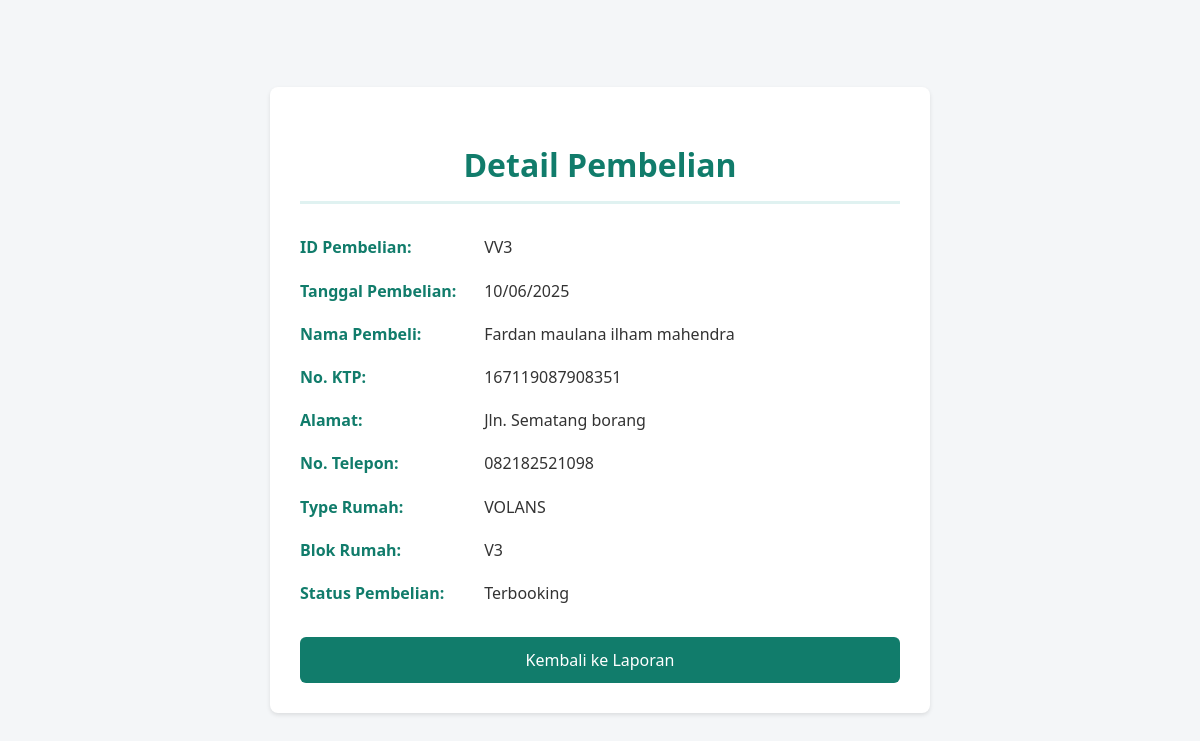
The page /detail_laporan_pembelian.php?id=VV3 on the database its author committed.
### tables this page shows
CREATE TABLE `tb_pembelian` (
  `id_pembelian` varchar(100) NOT NULL,
  `tanggal_pembelian` date NOT NULL,
  `nama_pembeli` varchar(50) NOT NULL,
  `type_rumah` varchar(30) NOT NULL,
  `blok_rumah` varchar(5) NOT NULL,
  `id_unit` int(11) UNSIGNED DEFAULT NULL,
  `status_pembelian` enum('Terbooking','Gagal Booking','terjual') NOT NULL,
  `id_rumah` int(11) UNSIGNED DEFAULT NULL,
  `no_ktp` varchar(20) DEFAULT NULL,
  `alamat` text DEFAULT NULL,
  `telepon` varchar(15) DEFAULT NULL
);

### Detail_Laporan_Pembelian.php (the view, shortened to what this page needs)
<?php
$host = "localhost";
$username = "root";
$password = "";
$database = "db_perumahan";
$conn = new mysqli($host, $username, $password, $database);
$row = null;
if (isset($_GET['id'])) {
    $id_pembelian = $conn->real_escape_string($_GET['id']);
    $sql = "SELECT id_pembelian, tanggal_pembelian, nama_pembeli, no_ktp, alamat, telepon, type_rumah, blok_rumah, status_pembelian
            FROM tb_pembelian
            WHERE id_pembelian = '$id_pembelian'";
    $result = $conn->query($sql);
    if ($result->num_rows == 1) {
        $row = $result->fetch_assoc();
        $row["tanggal_pembelian"] = date('d/m/Y', strtotime($row["tanggal_pembelian"]));
    } else {
        $_SESSION['pesan'] = "<div style='color: red;'>Data pembelian dengan ID '{$id_pembelian}' tidak ditemukan.</div>";
        header("Location: laporan_pembelian.php");
        exit();
    }
} else {
    $_SESSION['pesan'] = "<div style='color: red;'>ID pembelian tidak valid.</div>";
    header("Location: laporan_pembelian.php");
    exit();
}
?>
<!DOCTYPE html>
<html lang="en">
<head>
    <link href="https://cdnjs.cloudflare.com/ajax/libs/font-awesome/5.15.3/css/all.min.css" rel="stylesheet"/>
</head>
<body>
    <div class="detail-container">
        <h2 class="detail-title">Detail Pembelian</h2>
        <div class="detail-info">
            <?php if ($row):  ?>
                <p><strong>ID Pembelian:</strong> <?php echo htmlspecialchars($row["id_pembelian"]); ?></p>
                <p><strong>Tanggal Pembelian:</strong> <?php echo htmlspecialchars($row["tanggal_pembelian"]); ?></p>
                <p><strong>Nama Pembeli:</strong> <?php echo htmlspecialchars($row["nama_pembeli"]); ?></p>
                <p><strong>No. KTP:</strong> <?php echo htmlspecialchars($row["no_ktp"]); ?></p>
                <p><strong>Alamat:</strong> <?php echo htmlspecialchars($row["alamat"]); ?></p>
                <p><strong>No. Telepon:</strong> <?php echo htmlspecialchars($row["telepon"]); ?></p>
                <p><strong>Type Rumah:</strong> <?php echo htmlspecialchars($row["type_rumah"]); ?></p>
                <p><strong>Blok Rumah:</strong> <?php echo htmlspecialchars($row["blok_rumah"]); ?></p>
                <p><strong>Status Pembelian:</strong> <?php echo htmlspecialchars($row["status_pembelian"]); ?></p>
            <?php else: ?>
                <p>Data pembelian tidak tersedia.</p>
            <?php endif; ?>
        </div>
        <a href="laporan_pembelian.php" class="back-button">Kembali ke Laporan</a>
    </div>
</body>
</html>

### Detail_Laporan_Pembelian.php (style rules this page uses)
body { margin: 0; font-family: 'Segoe UI', sans-serif; background-color: #f4f6f8; display: flex; justify-content: center; align-items: center; min-height: 100vh; }
.detail-container { background-color: #fff; padding: 30px; border-radius: 8px; box-shadow: 0 2px 4px rgba(0, 0, 0, 0.1); width: 80%; max-width: 600px; }
.detail-title { font-size: 2em; color: #117c6b; margin-bottom: 30px; font-weight: 700; border-bottom: 3px solid #e0f2f1; padding-bottom: 15px; text-align: center; }
.detail-info p { margin-bottom: 15px; line-height: 1.7; color: #333; font-size: 1em; }
.detail-info strong { font-weight: 600; color: #117c6b; display: inline-block; width: 180px; }
.back-button { display: block; padding: 12px 20px; background-color: #117c6b; color: white; text-decoration: none; border-radius: 6px; margin-top: 30px; text-align: center; font-size: 1em; transition: background-color 0.3s ease; }

### rows shown on the page
tb_pembelian: id_pembelian "VV3", nama_pembeli "Fardan maulana ilham mahendra", no_ktp "167119087908351", alamat "Jln. Sematang borang", telepon "082182521098", type_rumah "VOLANS", blok_rumah "V3", status_pembelian "Terbooking"

### other values the page prints
$row["tanggal_pembelian"] "10/06/2025"
